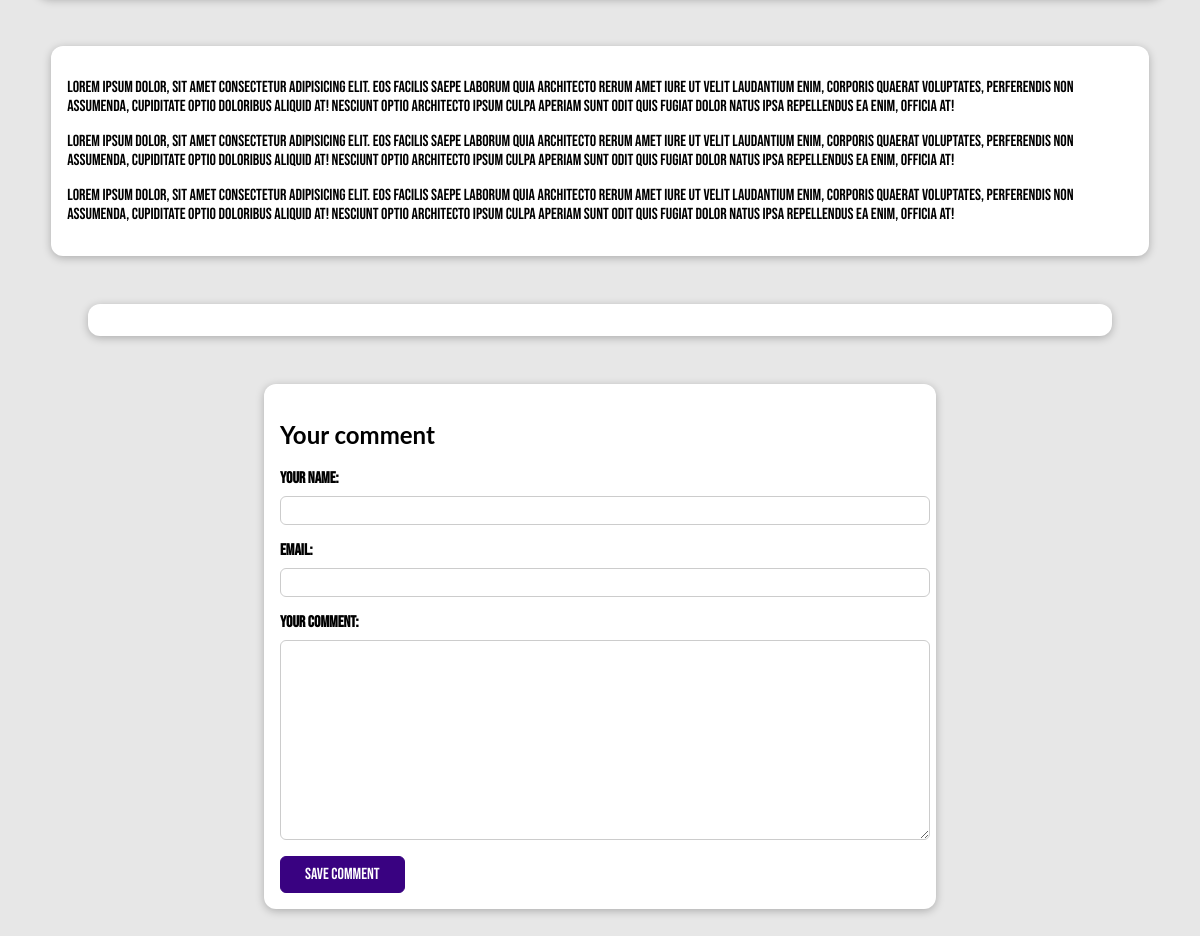
/posts/ronaldo (lower part), run on an earlier commit of the app's database.
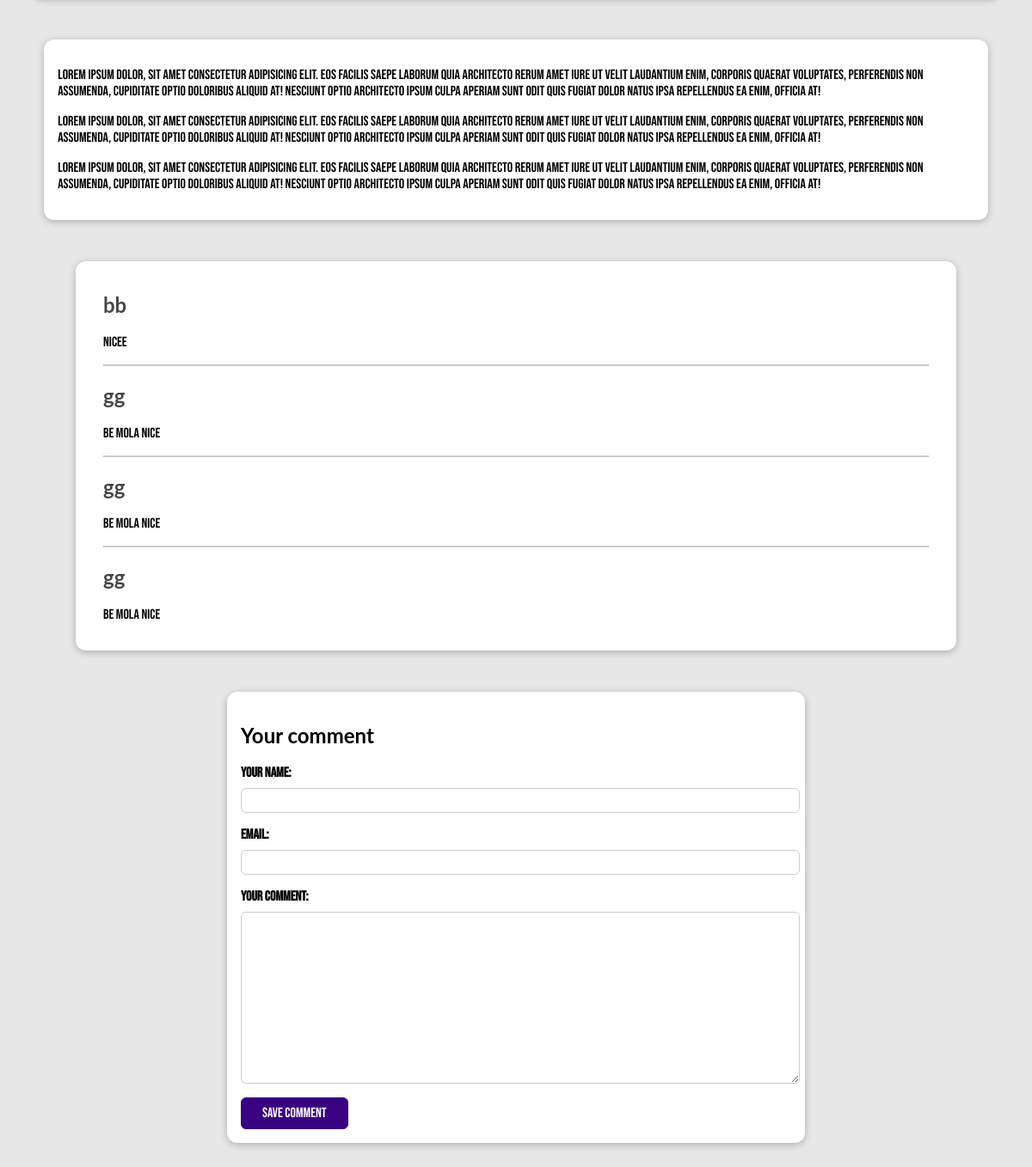
And on a later commit of the database.
### blog/models.py (models this page shows)
class Comment(models.Model):
    user_name = models.CharField(max_length=150)
    email = models.EmailField()
    text = models.TextField(max_length=400)
    post = models.ForeignKey(Post, on_delete=CASCADE, related_name="comments")

### blog/views.py (the view)
# urls.py: path("posts/<slug:slug>", views.PostDetailView.as_view(), name="posts-details")
class PostDetailView(View):
    template_name = "blog/post-detail.html"
    model = Post
    def get(self, request, slug):
        post = Post.objects.get(slug=slug)
        context = {
            "post": post,
            "post_tags": post.tags.all(),
            "comment_form": CommentForm(),
            "comments": post.comments.all().order_by("-id")
        }
        return render(request, "blog/post-detail.html", context)
    def post(self, request, slug):
        comment_form = CommentForm(request.POST)
        post = Post.objects.get(slug=slug)
        if comment_form.is_valid():
            comment = comment_form.save(commit=False)
            comment.post = post
            comment.save()
            return HttpResponseRedirect(reverse("posts-details", args=[slug]))
        context = {
            "post": post,
            "post_tags": post.tags.all(),
            "comment_form": comment_form,
            "comments": post.comments.all().order_by("-id")
        }
        return render(request, "blog/post-detail.html", context)

### blog/forms.py
class CommentForm(forms.ModelForm):
    class Meta:
        model = Comment
        exclude = ["post"]
        labels = {
            "user_name": "Your Name",
            "user_email": "Your Email",
            "text": "Your comment"
        }

### blog/models.py (called while the page is built)
    def full_name(self):
        return f"{self.first_name} {self.last_name}"

    def __str__(self):
        return self.full_name()

### blog/templates/blog/post-detail.html (shortened to what this page needs)
{% extends "base.html" %}
{% load static %}
{% block css_files %}
  <link rel="stylesheet" href="{% static "blog/post-detail.css" %}"/>
{% endblock %}
{% block content %}
  <main>
    {{ post.content|linebreaks }}
  </main>
  <section id="comments">
    <ul>
     {% for comment in comments %}
       <li>
         <h2>{{ comment.user_name }}</h2>
         <p>{{ comment.text|linebreaks }}</p>
        </li>
      {% endfor %}
    </ul>
  </section>
  <section id="comment-form">
    <h2>Your comment</h2>
    <form action="{% url "posts-details" post.slug %}" method="POST">
      {% for form_field in comment_form %}
        <div class="form-control {% if form_field.errors %}invalid{% endif %}">
          {{ form_field.label_tag }}
          {{ form_field }}
        </div>
      {% endfor %}
      <button>Save comment</button>
    </form>
  </section>
{% endblock %}

What changed in the data, as far as the page shows it:
added Comment: user_name "bb", text "nicee"
added Comment: user_name "gg", text "be mola nice"
added Comment: user_name "gg", text "be mola nice"
added Comment: user_name "gg", text "be mola nice"
